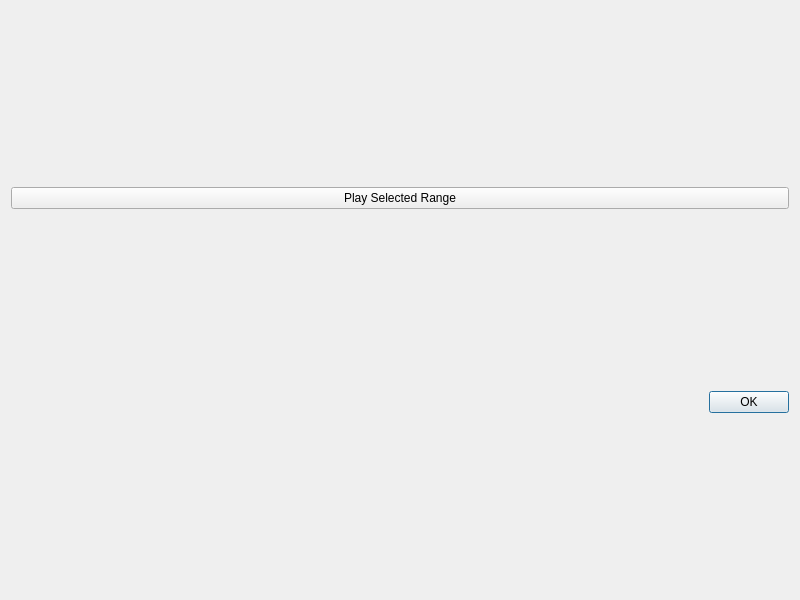
<?xml version="1.0" encoding="UTF-8"?>
<ui version="4.0">
 <class>PreviewDialog</class>
 <widget class="QDialog" name="PreviewDialog">
  <property name="geometry">
   <rect>
    <x>0</x>
    <y>0</y>
    <width>800</width>
    <height>600</height>
   </rect>
  </property>
  <property name="windowTitle">
   <string>Dialog</string>
  </property>
  <layout class="QVBoxLayout" name="verticalLayout_2">
   <item>
    <layout class="QVBoxLayout" name="layoutPlayer"/>
   </item>
   <item>
    <layout class="QHBoxLayout" name="horizontalLayout">
     <item>
      <widget class="QPushButton" name="btnPlayRange">
       <property name="text">
        <string>Play Selected Range</string>
       </property>
      </widget>
     </item>
    </layout>
   </item>
   <item>
    <widget class="QDialogButtonBox" name="buttonBox">
     <property name="orientation">
      <enum>Qt::Horizontal</enum>
     </property>
     <property name="standardButtons">
      <set>QDialogButtonBox::Ok</set>
     </property>
    </widget>
   </item>
  </layout>
 </widget>
 <resources/>
 <connections>
  <connection>
   <sender>buttonBox</sender>
   <signal>accepted()</signal>
   <receiver>PreviewDialog</receiver>
   <slot>accept()</slot>
   <hints>
    <hint type="sourcelabel">
     <x>248</x>
     <y>254</y>
    </hint>
    <hint type="destinationlabel">
     <x>157</x>
     <y>274</y>
    </hint>
   </hints>
  </connection>
  <connection>
   <sender>buttonBox</sender>
   <signal>rejected()</signal>
   <receiver>PreviewDialog</receiver>
   <slot>reject()</slot>
   <hints>
    <hint type="sourcelabel">
     <x>316</x>
     <y>260</y>
    </hint>
    <hint type="destinationlabel">
     <x>286</x>
     <y>274</y>
    </hint>
   </hints>
  </connection>
 </connections>
</ui>
